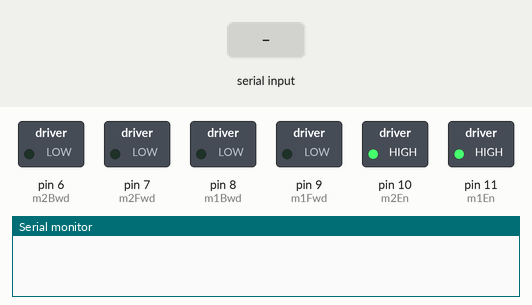
A sketch run on a simulated Arduino Uno, built with avr-gcc and run on an emulated ATmega328P. Parts: switched loads named in the sketch (green lamp = pin HIGH), the last lines printed to the serial monitor. The inputs (shaded band) are chosen by the test bench.

Above: at 1.2 s.
1.3 s: "F" received over Serial
At 2.4 s:
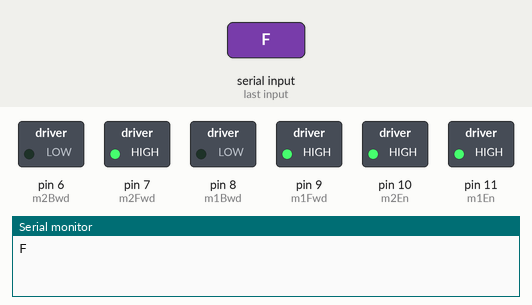
2.8 s: "B" received over Serial
At 3.5 s:
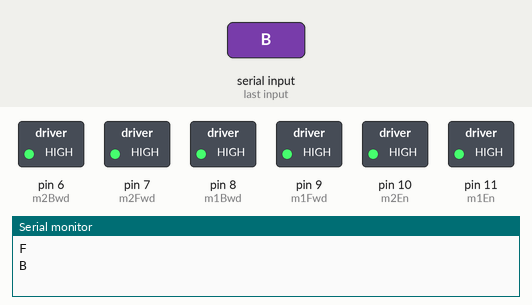
Timing chart, 0 to 5.8 s (numbered marks = the images above; inputs shaded):
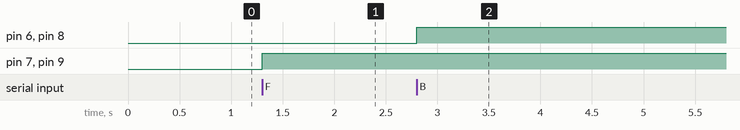

Measured:
- after the input at 1.3 s, pin 7 (m2Fwd), pin 9 (m1Fwd): LOW → HIGH at once
- after the input at 2.8 s, pin 6 (m2Bwd), pin 8 (m1Bwd): LOW → HIGH at once

The sketch:

RoboCar.ino
```cpp
char t; // character sent by app
int const m1En = 11; // motor 1 enable
int const m1Fwd = 9; // motor 1 forward
int const m1Bwd = 8; // motor 1 backward
int const m2En = 10; // motor 2 enable
int const m2Fwd = 7; // motor 2 forward
int const m2Bwd = 6; // motor 2 backward

void setup()
{
  pinMode(m1En, OUTPUT);
  digitalWrite(m1En, HIGH); // enable motor 1
  pinMode(m2En, OUTPUT);
  digitalWrite(m2En, HIGH); // enable motor 2
  pinMode(m1Fwd, OUTPUT);  // left motor forward
  pinMode(m2Fwd, OUTPUT);  // left motor reverse
  pinMode(m1Bwd, OUTPUT);  // right motor forward
  pinMode(m2Bwd, OUTPUT);  // right motor reverse
  Serial.begin(9600);
}

void loop()
{
  if (Serial.available())
  {
    t = Serial.read(); // read from serial
    Serial.println(t);
  }

  if (t == 'F') // move forward (both motors rotate in forward direction)
  {
    digitalWrite(m1Fwd, HIGH);
    digitalWrite(m2Fwd, HIGH);
  }
  else if (t == 'B') // move backward (both motors rotate in backward direction)
  {
    digitalWrite(m1Bwd, HIGH);
    digitalWrite(m2Bwd, HIGH);
  }
  else if (t == 'L') // turn right (left side motors rotate in forward direction, right side motor doesn't rotate)
  {
    digitalWrite(m1Fwd, HIGH);
  }
  else if (t == 'R') // turn left (right side motors rotate in forward direction, left side motor doesn't rotate)
  {
    digitalWrite(m2Fwd, HIGH);
  }
  else if (t == 'S') // stop (all motors stop)
  {
    digitalWrite(m1Fwd, LOW);
    digitalWrite(m2Fwd, LOW);
    digitalWrite(m1Bwd, LOW);
    digitalWrite(m2Bwd, LOW);
  }
}
```
